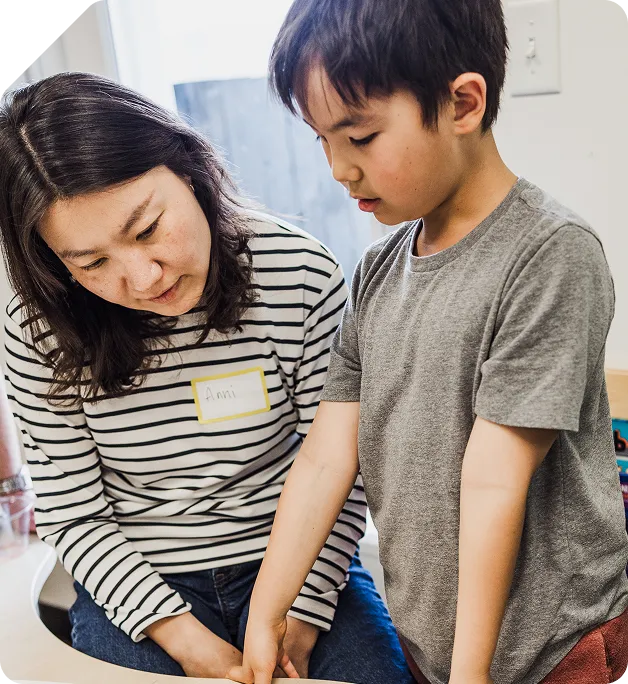
#> input picture 0_plan/mockups/shared/img/anywhere-academics-left.webp, 628 x 684 px; its folder holds only this picture in this run
$ python crop-audit.py
#> lines starting #> are read from the running program, lines starting #| are printed output that depends on the picture
#!/usr/bin/env python3
"""K9 crop audit (rework pack, A9): crop every photograph in mockups/shared/img/ to 16:9 and
4:5 about the centre (no per-file object-position, i.e. the naive `object-fit: cover;
object-position: 50% 50%` a browser applies with no --focal override), assemble two contact
sheets, and print the arithmetic per file so a human/AI reviewer can judge from the contact
sheet whether the subject survives at each ratio.

Re-run with: python3 0_plan/kb/measurements/K9/crop-audit.py
from the repo root. Regenerates contact-sheet-16x9.jpg, contact-sheet-4x5.jpg and prints the
per-file crop table (redirect to crop-data.txt if wanted); crop-audit.md's verdicts are this
script's numbers plus a visual read of the two JPEGs via the Read tool, not a face detector —
no face-detection library is installed, only Pillow.
"""
import os
from PIL import Image, ImageDraw, ImageFont

REPO = os.path.dirname(os.path.dirname(os.path.dirname(os.path.dirname(os.path.dirname(os.path.abspath(__file__))))))
IMG_DIR = os.path.join(REPO, "0_plan", "mockups", "shared", "img")
OUT_DIR = os.path.dirname(os.path.abspath(__file__))

RATIO_16_9 = 16 / 9
RATIO_4_5 = 4 / 5

FILES = sorted(f for f in os.listdir(IMG_DIR) if f.lower().endswith(".webp"))


def center_crop(img, target_ratio):
    """Crop about the centre to target_ratio (width/height). Returns (cropped_img, box,
    frac_width_kept, frac_height_kept)."""
    w, h = img.size
    cur_ratio = w / h
    if cur_ratio > target_ratio:
        # wider than target: keep full height, crop width
        new_w = round(h * target_ratio)
        new_h = h
    else:
        # taller (relatively) than target: keep full width, crop height
        new_w = w
        new_h = round(w / target_ratio)
    left = (w - new_w) // 2
    top = (h - new_h) // 2
    box = (left, top, left + new_w, top + new_h)
    return img.crop(box), box, new_w / w, new_h / h


def load_font(size):
    try:
        return ImageFont.truetype("/System/Library/Fonts/Supplemental/Arial.ttf", size)
    except OSError:
        return ImageFont.load_default()


def build_sheet(ratio, cell_w, label_h, cols, out_name, quality):
    cell_h = round(cell_w / ratio)
    rows = -(-len(FILES) // cols)  # ceil
    pad = 6
    sheet_w = cols * cell_w + (cols + 1) * pad
    sheet_h = rows * (cell_h + label_h) + (rows + 1) * pad
    sheet = Image.new("RGB", (sheet_w, sheet_h), (255, 255, 255))
    draw = ImageDraw.Draw(sheet)
    font = load_font(11)
    rows_out = []
    for i, fname in enumerate(FILES):
        path = os.path.join(IMG_DIR, fname)
        img = Image.open(path).convert("RGB")
        w, h = img.size
        cropped, box, fw, fh = center_crop(img, ratio)
        thumb = cropped.resize((cell_w, cell_h), Image.LANCZOS)
        col, row = i % cols, i // cols
        x = pad + col * (cell_w + pad)
        y = pad + row * (cell_h + label_h + pad)
        sheet.paste(thumb, (x, y))
        draw.rectangle([x, y, x + cell_w - 1, y + cell_h - 1], outline=(120, 120, 120))
        label = f"{fname}"
        dims = f"{w}x{h} -> kept {fw*100:.1f}%w {fh*100:.1f}%h"
        draw.text((x, y + cell_h + 1), label, fill=(0, 0, 0), font=font)
        draw.text((x, y + cell_h + 13), dims, fill=(60, 60, 60), font=font)
        rows_out.append((fname, w, h, round(fw * 100, 1), round(fh * 100, 1), box))
    out_path = os.path.join(OUT_DIR, out_name)
    sheet.save(out_path, "JPEG", quality=quality, optimize=True)
    size_kb = os.path.getsize(out_path) / 1024
    print(f"{out_name}: {sheet.size[0]}x{sheet.size[1]} px, {size_kb:.1f} KB (quality={quality})")
    return rows_out, size_kb


def main():
    print(f"{len(FILES)} source files in {IMG_DIR}\n")
    r169, kb169 = build_sheet(RATIO_16_9, cell_w=270, label_h=26, cols=5, out_name="contact-sheet-16x9.jpg", quality=72)
#> in build_sheet, `sheet = Image.new("RGB", (sheet_w, sheet_h), (255, 255, 255))`: sheet: PIL image 1386x190 RGB; every value is 255
#> in build_sheet, `cropped, box, fw, fh = center_crop(img, ratio)`:
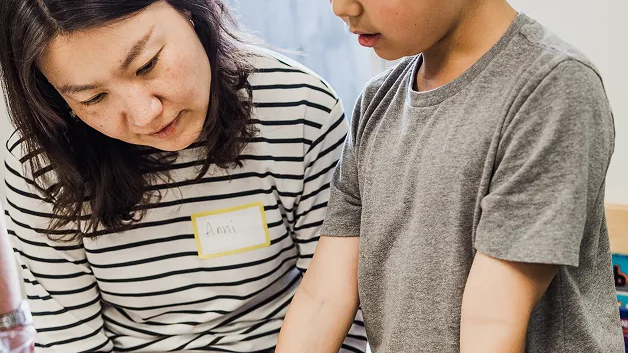
#> cropped: PIL image 628x353 RGB; mean R, G, B 149.4, 135.3, 124.3
#> in build_sheet, `cropped, box, fw, fh = center_crop(img, ratio)`: box = (0, 165, 628, 518); fw = 1; fh = 0.516
#> in build_sheet, `sheet.paste(thumb, (x, y))`:
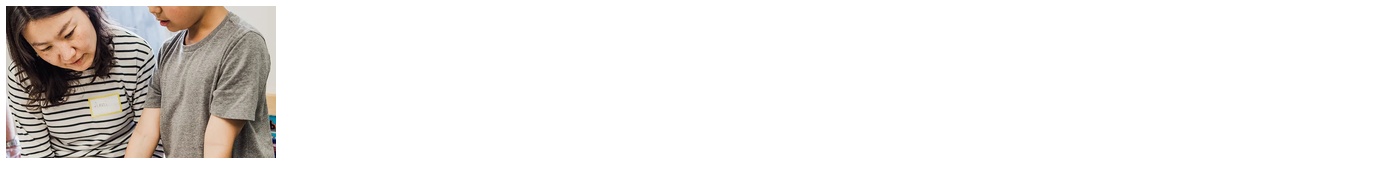
#> sheet: PIL image 1386x190 RGB; mean R, G, B 238.5, 236.3, 234.6
#> in build_sheet, `dims = f"{w}x{h} -> kept {fw*100:.1f}%w {fh*100:.1f}%h"`: dims = '628x684 -> kept 100.0%w 51.6%h'
#> in build_sheet, `sheet.save(out_path, "JPEG", quality=quality, optimize=True)`:
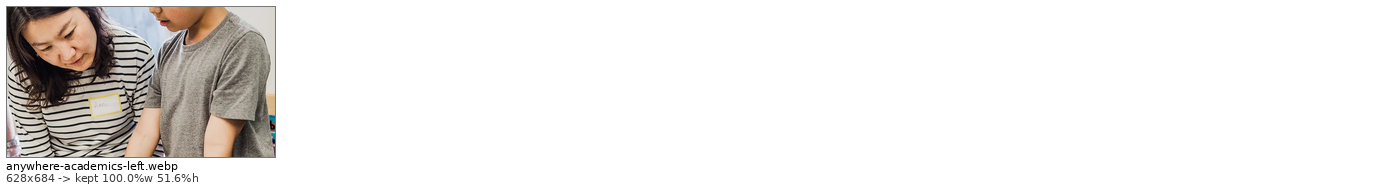
#> saved as contact-sheet-16x9.jpg: PIL image 1386x190 RGB; mean R, G, B 237.7, 235.6, 233.9
#| contact-sheet-16x9.jpg: 1386x190 px, 16.2 KB (quality=72)
#> r169 = [('anywhere-academics-left.webp', 628, 684, 100, 51.6, (0, 165, 628, 518))]; kb169 = 16.23
    r45, kb45 = build_sheet(RATIO_4_5, cell_w=200, label_h=26, cols=5, out_name="contact-sheet-4x5.jpg", quality=72)
#> call 2 of build_sheet, with ratio = 0.8, cell_w = 200, label_h = 26, cols = 5, out_name = 'contact-sheet-4x5.jpg', quality = 72
#> in build_sheet (call 2), `sheet = Image.new("RGB", (sheet_w, sheet_h), (255, 255, 255))`: sheet: PIL image 1036x288 RGB; every value is 255
#> in build_sheet (call 2), `cropped, box, fw, fh = center_crop(img, ratio)`:
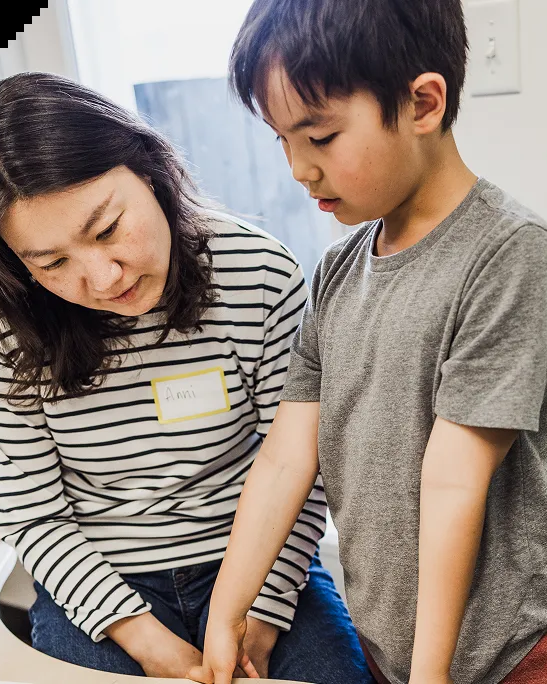
#> cropped: PIL image 547x684 RGB; mean R, G, B 145.8, 132.2, 124
#> in build_sheet (call 2), `cropped, box, fw, fh = center_crop(img, ratio)`: box = (40, 0, 587, 684); fw = 0.871; fh = 1
#> in build_sheet (call 2), `thumb = cropped.resize((cell_w, cell_h), Image.LANCZOS)`:
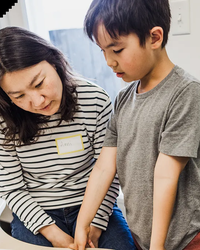
#> thumb: PIL image 200x250 RGB; mean R, G, B 145.8, 132.3, 124
#> in build_sheet (call 2), `sheet.paste(thumb, (x, y))`:
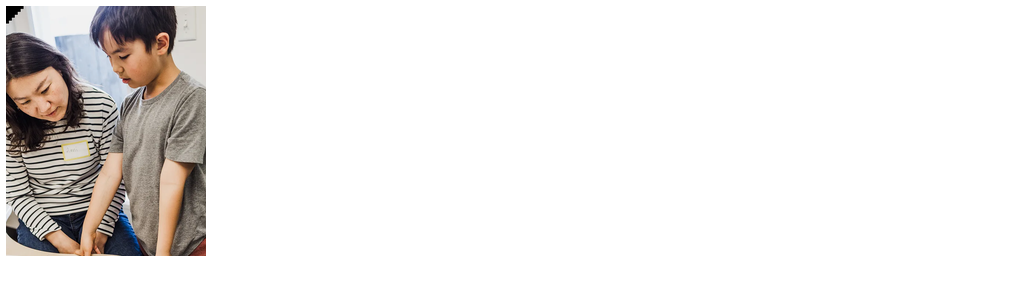
#> sheet: PIL image 1036x288 RGB; mean R, G, B 236.7, 234.4, 233.1
#> in build_sheet (call 2), `dims = f"{w}x{h} -> kept {fw*100:.1f}%w {fh*100:.1f}%h"`: dims = '628x684 -> kept 87.1%w 100.0%h'
#> in build_sheet (call 2), `sheet.save(out_path, "JPEG", quality=quality, optimize=True)`:
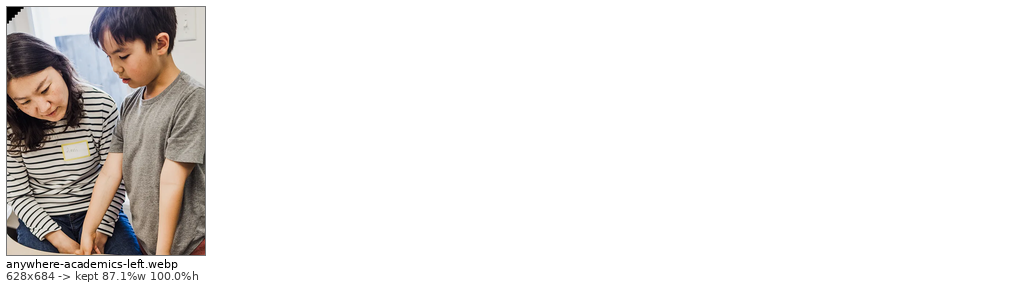
#> saved as contact-sheet-4x5.jpg: PIL image 1036x288 RGB; mean R, G, B 236, 233.8, 232.4
#| contact-sheet-4x5.jpg: 1036x288 px, 18.2 KB (quality=72)
#> r45 = [('anywhere-academics-left.webp', 628, 684, 87.1, 100, (40, 0, 587, 684))]; kb45 = 18.18

    print("\n## 16:9 centre crop (width kept / height kept)")
    print("| File | Native | 16:9 crop box (l,t,r,b) | Width kept | Height kept |")
    print("|---|---|---|---|---|")
    for fname, w, h, fw, fh, box in r169:
        print(f"| {fname} | {w}x{h} | {box} | {fw}% | {fh}% |")
#> this loop made 1 pass
#> (fname, w, h, fw, fh, box) on pass 1: ('anywhere-academics-left.webp', 628, 684, 100, 51.6, (0, 165, 628, 518))
#| | anywhere-academics-left.webp | 628x684 | (0, 165, 628, 518) | 100.0% | 51.6% |

    print("\n## 4:5 centre crop (width kept / height kept)")
    print("| File | Native | 4:5 crop box (l,t,r,b) | Width kept | Height kept |")
    print("|---|---|---|---|---|")
    for fname, w, h, fw, fh, box in r45:
        print(f"| {fname} | {w}x{h} | {box} | {fw}% | {fh}% |")
#> this loop made 1 pass
#> (fname, w, h, fw, fh, box) on pass 1: ('anywhere-academics-left.webp', 628, 684, 87.1, 100, (40, 0, 587, 684))
#| | anywhere-academics-left.webp | 628x684 | (40, 0, 587, 684) | 87.1% | 100.0% |

    print(f"\ncontact-sheet-16x9.jpg: {kb169:.1f} KB")
#| contact-sheet-16x9.jpg: 16.2 KB
    print(f"contact-sheet-4x5.jpg: {kb45:.1f} KB")
#| contact-sheet-4x5.jpg: 18.2 KB


if __name__ == "__main__":
    main()

$ run again, on 0_plan/mockups/shared/img/georgetown-campus.webp
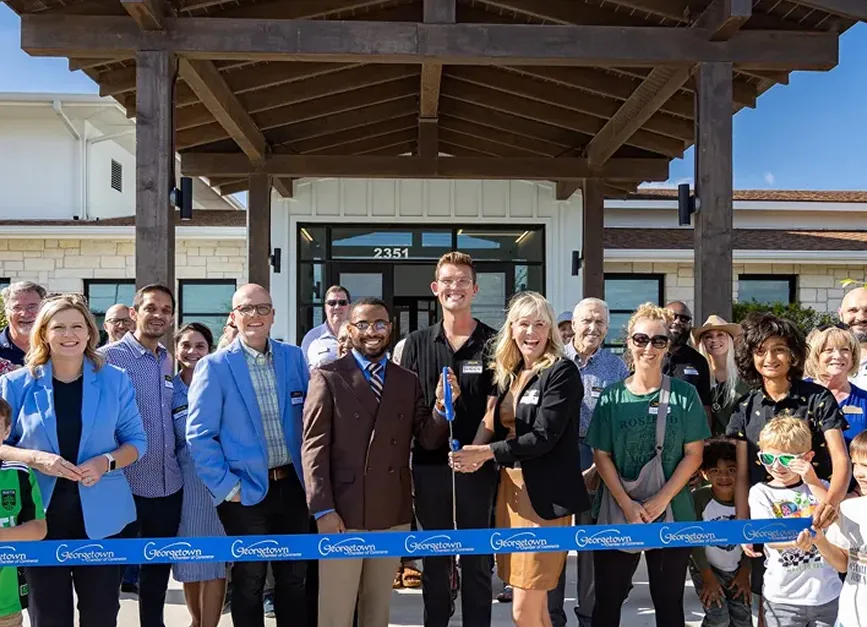
#> input picture 0_plan/mockups/shared/img/georgetown-campus.webp, 867 x 627 px
#> in build_sheet, img is the input picture: PIL image 867x627 RGB; mean R, G, B 87.2, 87.6, 93.5
#> in build_sheet, `cropped, box, fw, fh = center_crop(img, ratio)`: box = (0, 69, 867, 557); fw = 1; fh = 0.778
#> dims = '867x627 -> kept 100.0%w 77.8%h'
#| contact-sheet-16x9.jpg: 1386x190 px, 17.3 KB (quality=72)
#> r169 = [('georgetown-campus.webp', 867, 627, 100, 77.8, (0, 69, 867, 557))]; kb169 = 17.34
#> in build_sheet (call 2), `cropped, box, fw, fh = center_crop(img, ratio)`:
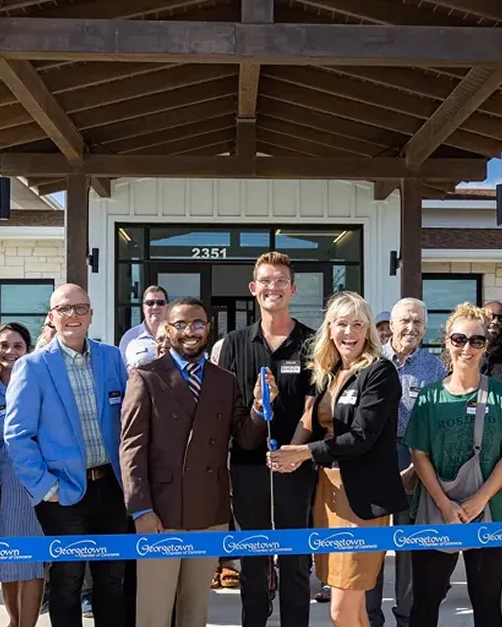
#> cropped: PIL image 502x627 RGB; mean R, G, B 75.4, 73, 76.1
#> in build_sheet (call 2), `cropped, box, fw, fh = center_crop(img, ratio)`: box = (182, 0, 684, 627); fw = 0.579; fh = 1
#> thumb: PIL image 200x250 RGB
#> dims = '867x627 -> kept 57.9%w 100.0%h'
#> in build_sheet (call 2), `sheet.save(out_path, "JPEG", quality=quality, optimize=True)`:
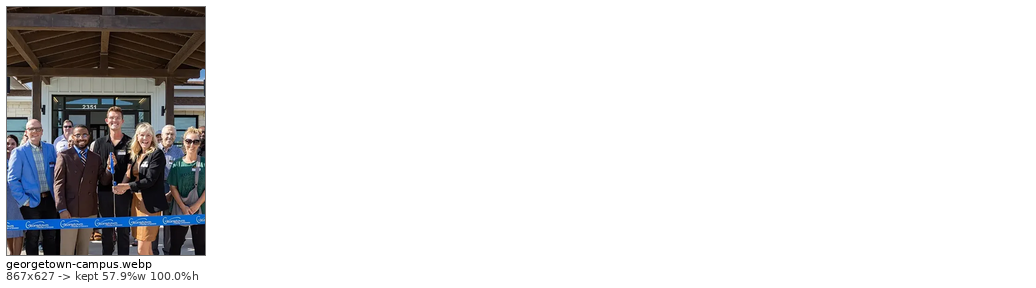
#> saved as contact-sheet-4x5.jpg: PIL image 1036x288 RGB; mean R, G, B 224.5, 224.1, 224.6
#| contact-sheet-4x5.jpg: 1036x288 px, 18.0 KB (quality=72)
#> r45 = [('georgetown-campus.webp', 867, 627, 57.9, 100, (182, 0, 684, 627))]; kb45 = 18.03
#> the loop in main, `for fname, w, h, fw, fh, box in r169:` made 1 pass
#> (fname, w, h, fw, fh, box) on pass 1: ('georgetown-campus.webp', 867, 627, 100, 77.8, (0, 69, 867, 557))
#> (printed output is left out)
#> the loop in main, `for fname, w, h, fw, fh, box in r45:` made 1 pass
#> (fname, w, h, fw, fh, box) on pass 1: ('georgetown-campus.webp', 867, 627, 57.9, 100, (182, 0, 684, 627))
#> (printed output is left out)
#| contact-sheet-16x9.jpg: 17.3 KB
#| contact-sheet-4x5.jpg: 18.0 KB

$ run again, on 0_plan/mockups/shared/img/georgetown-guide.webp
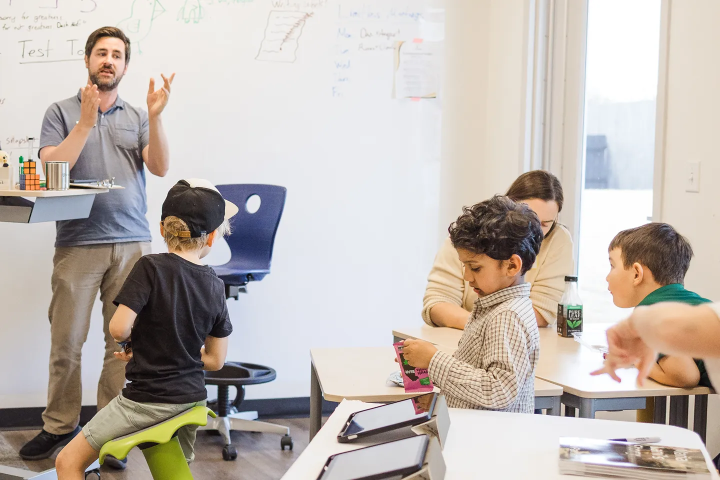
#> input picture 0_plan/mockups/shared/img/georgetown-guide.webp, 1440 x 960 px (shown at 1/2 size)
#> in build_sheet, img is the input picture: PIL image 1440x960 RGB; mean R, G, B 192.8, 184.4, 178
#> in build_sheet, `cropped, box, fw, fh = center_crop(img, ratio)`: box = (0, 75, 1440, 885); fw = 1; fh = 0.844
#> dims = '1440x960 -> kept 100.0%w 84.4%h'
#| contact-sheet-16x9.jpg: 1386x190 px, 13.2 KB (quality=72)
#> r169 = [('georgetown-guide.webp', 1440, 960, 100, 84.4, (0, 75, 1440, 885))]; kb169 = 13.24
#> in build_sheet (call 2), `cropped, box, fw, fh = center_crop(img, ratio)`:
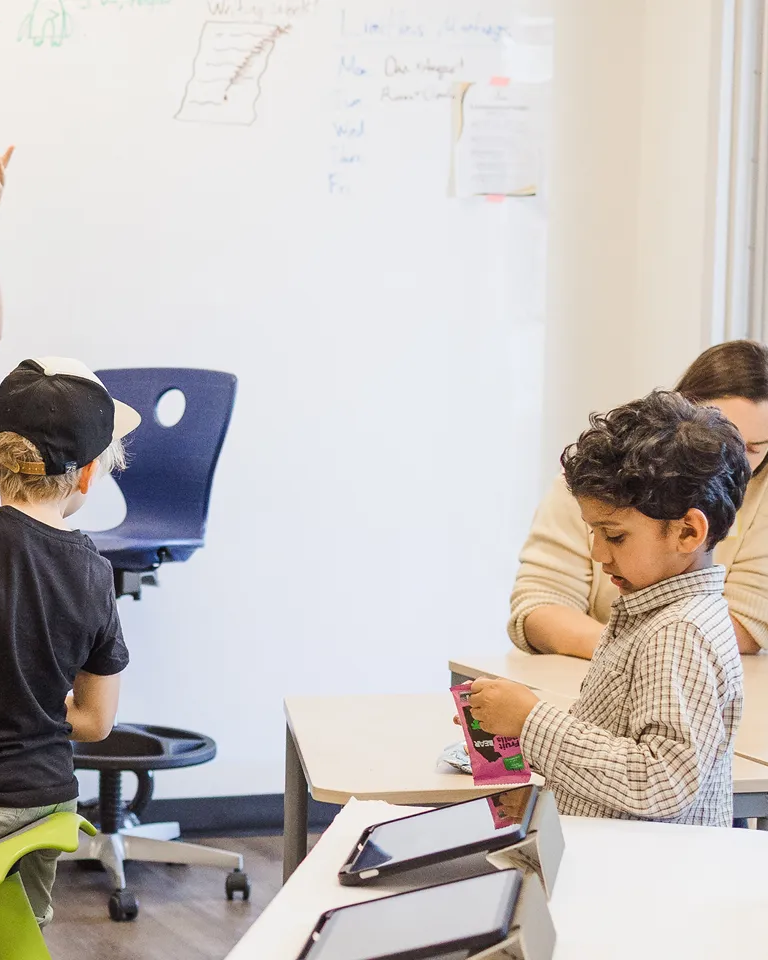
#> cropped: PIL image 768x960 RGB; mean R, G, B 197.7, 191.7, 188.4
#> in build_sheet (call 2), `cropped, box, fw, fh = center_crop(img, ratio)`: box = (336, 0, 1104, 960); fw = 0.533; fh = 1
#> thumb: PIL image 200x250 RGB
#> dims = '1440x960 -> kept 53.3%w 100.0%h'
#> in build_sheet (call 2), `sheet.save(out_path, "JPEG", quality=quality, optimize=True)`:
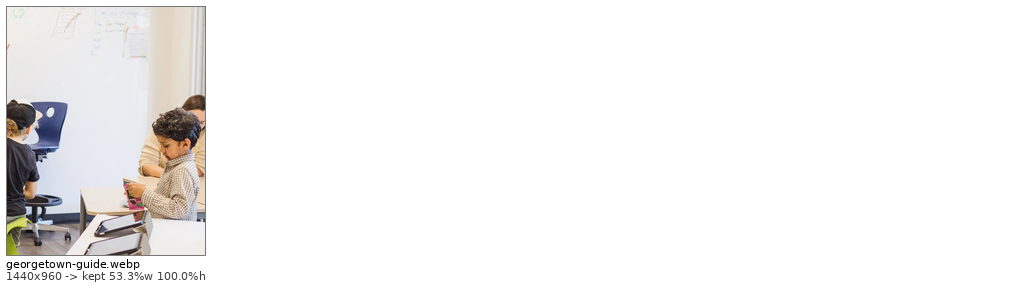
#> saved as contact-sheet-4x5.jpg: PIL image 1036x288 RGB; mean R, G, B 244.6, 243.6, 243.1
#| contact-sheet-4x5.jpg: 1036x288 px, 12.6 KB (quality=72)
#> r45 = [('georgetown-guide.webp', 1440, 960, 53.3, 100, (336, 0, 1104, 960))]; kb45 = 12.65
#> the loop in main, `for fname, w, h, fw, fh, box in r169:` made 1 pass
#> (fname, w, h, fw, fh, box) on pass 1: ('georgetown-guide.webp', 1440, 960, 100, 84.4, (0, 75, 1440, 885))
#> (printed output is left out)
#> the loop in main, `for fname, w, h, fw, fh, box in r45:` made 1 pass
#> (fname, w, h, fw, fh, box) on pass 1: ('georgetown-guide.webp', 1440, 960, 53.3, 100, (336, 0, 1104, 960))
#> (printed output is left out)
#| contact-sheet-16x9.jpg: 13.2 KB
#| contact-sheet-4x5.jpg: 12.6 KB

$ run again, on 0_plan/mockups/shared/img/georgetown-presenting.webp
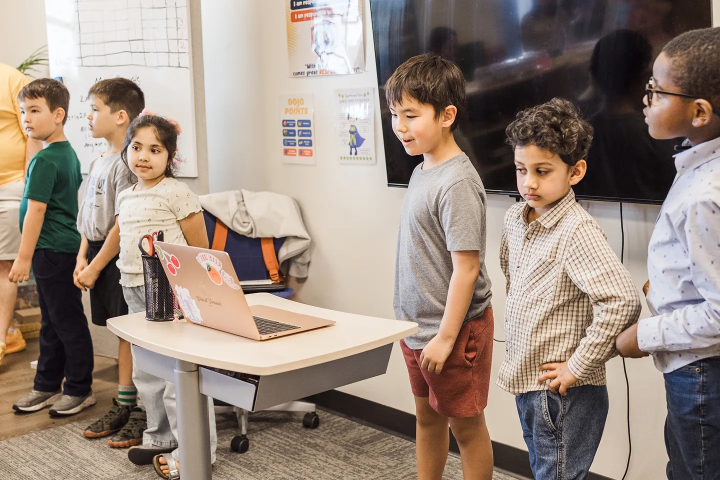
#> input picture 0_plan/mockups/shared/img/georgetown-presenting.webp, 1440 x 960 px (shown at 1/2 size)
#> in build_sheet, img is the input picture: PIL image 1440x960 RGB; mean R, G, B 153.7, 137.9, 126.9
#> in build_sheet, `cropped, box, fw, fh = center_crop(img, ratio)`: box = (0, 75, 1440, 885); fw = 1; fh = 0.844
#> dims = '1440x960 -> kept 100.0%w 84.4%h'
#| contact-sheet-16x9.jpg: 1386x190 px, 16.2 KB (quality=72)
#> r169 = [('georgetown-presenting.webp', 1440, 960, 100, 84.4, (0, 75, 1440, 885))]; kb169 = 16.2
#> cropped: PIL image 768x960 RGB
#> in build_sheet (call 2), `cropped, box, fw, fh = center_crop(img, ratio)`: box = (336, 0, 1104, 960); fw = 0.533; fh = 1
#> thumb: PIL image 200x250 RGB
#> dims = '1440x960 -> kept 53.3%w 100.0%h'
#> in build_sheet (call 2), `sheet.save(out_path, "JPEG", quality=quality, optimize=True)`:
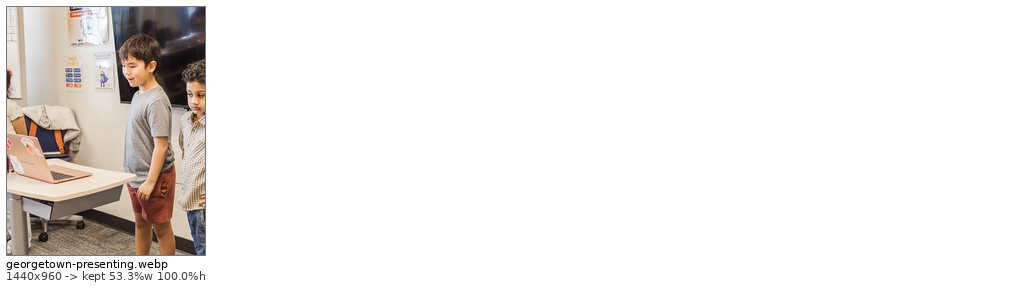
#> saved as contact-sheet-4x5.jpg: PIL image 1036x288 RGB; mean R, G, B 239.2, 236.3, 234.4
#| contact-sheet-4x5.jpg: 1036x288 px, 16.0 KB (quality=72)
#> r45 = [('georgetown-presenting.webp', 1440, 960, 53.3, 100, (336, 0, 1104, 960))]; kb45 = 16.04
#> the loop in main, `for fname, w, h, fw, fh, box in r169:` made 1 pass
#> (fname, w, h, fw, fh, box) on pass 1: ('georgetown-presenting.webp', 1440, 960, 100, 84.4, (0, 75, 1440, 885))
#> (printed output is left out)
#> the loop in main, `for fname, w, h, fw, fh, box in r45:` made 1 pass
#> (fname, w, h, fw, fh, box) on pass 1: ('georgetown-presenting.webp', 1440, 960, 53.3, 100, (336, 0, 1104, 960))
#> (printed output is left out)
#| contact-sheet-16x9.jpg: 16.2 KB
#| contact-sheet-4x5.jpg: 16.0 KB
